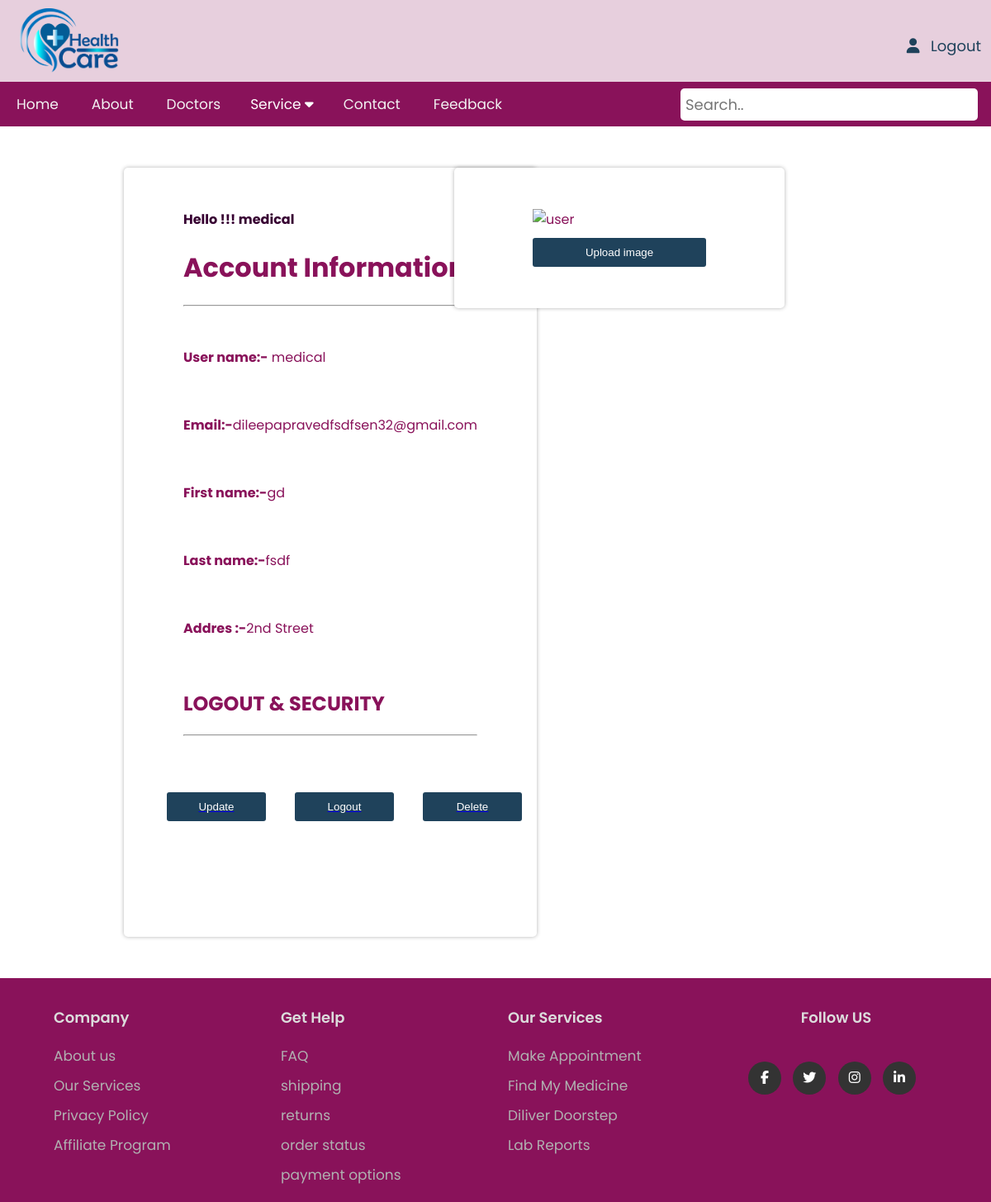
Screenshot of /PHP/profile.php (signed in) with the database file from the repository.
### tables this page shows
CREATE TABLE `patient` (
  `Patient_ID` int(11) NOT NULL,
  `Firstname` varchar(50) DEFAULT NULL,
  `Lastname` varchar(50) DEFAULT NULL,
  `Email` varchar(100) DEFAULT NULL,
  `Mobile_No` int(15) NOT NULL,
  `Nic_No` varchar(15) DEFAULT NULL,
  `User_Name` varchar(255) NOT NULL,
  `Password` varchar(100) DEFAULT NULL,
  `Address` varchar(100) NOT NULL,
  `Admin_ID` int(11) DEFAULT NULL
);

### PHP/includes/functions.inc.php (called while the page is built, shortened)
<?php
function check_login($conn)
{
	if (isset($_SESSION['Patient_ID'])) {
		$id = $_SESSION['Patient_ID'];
		$query = "SELECT * FROM patient WHERE Patient_ID = '$id' LIMIT 1";
		$result = mysqli_query($conn, $query);
		if ($result && mysqli_num_rows($result) > 0) {
			$user_data = mysqli_fetch_assoc($result);
			return $user_data;
		}
	}
	die;
}

### PHP/profile.php (the view, shortened to what this page needs)
<!DOCTYPE html>
<html lang="en">
<head>
    <link rel="stylesheet" href="../css/profile.css">
     <link rel="stylesheet" href="../css/style.css">
    <link rel="stylesheet" href="https://cdnjs.cloudflare.com/ajax/libs/font-awesome/4.7.0/css/font-awesome.min.css">
</head>
<?php
include("includes/dbh.inc.php");
include("includes/functions.inc.php");
include_once 'header.php';
    $user_data = check_login($conn);
?>
    <div class="wrapper">
              <div class="left">
                  <img src="profilepic.webp"alt="user" width="200px" heigth="200px">
                  <button class="img_upload_btn">Upload image </button>
              </div>
    </div>
<div class="Patient_profile">
        <div class="details">
        <div class="show_username"><b>Hello !!! <?php echo $user_data['User_Name'];?></b></div>
           <h1>Account Information</h1><hr/><br/>
                <p><b>User name:-</b> <?php echo $user_data['User_Name'];?>  </p><br>
                <p><b>Email:-</b><?php echo $user_data['Email'];?> </p>
                <br>
                <p><b>First name:-</b><?php echo $user_data['Firstname'];?></p><br>
                <p><b>Last name:-</b><?php echo $user_data['Lastname'];?></p><br>
                <p><b>Addres   :-</b><?php echo $user_data['Address'];?></p><br>
                <h2>LOGOUT & SECURITY</h2><hr/><br>
                <div class="btn">
                <br><a href="updateProfile.php?id=<?php echo $user_data['Patient_ID'];?>">
                <button class="profile_update">Update</button></a>
                <a href="includes/logout.inc.php">
                <button class="profile_logout">Logout</button></a>
                <a href="deleteProfile.php?id=<?php echo $user_data['Patient_ID'];?>">
                <button class="profile_delete">Delete</button></a>
                </div>
         </div>
</div>
<?php
include_once 'footer.php';
?>

### css/profile.css (style rules this page uses)
.Patient_profile { justify-content: center; align-items: center; display: flex; flex-direction: column; background-color: #fff; color: #89125a; width: 400px; margin: 50px auto; padding: 50px; border-radius: 5px; box-shadow: 0 0 5px rgba(0, 0, 0, 0.3); }
.show_username { color:rgb(55, 0, 50); font-size: 16px; padding: auto; }
.wrapper { float:right; align-items: center; display: flex; flex-direction: column; background-color: #fff; color: #89125a; width: 300px; margin: 50px auto; padding: 50px; border-radius: 5px; box-shadow: 0 0 5px rgba(0, 0, 0, 0.3); position:relative; left:-250px; }
.img_upload_btn { display: block; width: 190px; padding: 10px; margin-top: 10px; background-color: #1f425b; color: #fff; border: none; border-radius: 3px; cursor: pointer; }
.profile_update { display: block; width: 100px; padding: 10px; margin-top: 10px; background-color: #1f425b; color: #fff; border: none; border-radius: 3px; cursor: pointer; position:relative; right:20px; }
.profile_logout { display: block; width: 100px; padding: 10px; margin-top: 10px; background-color: #1f425b; color: #fff; border: none; border-radius: 3px; cursor: pointer; position:relative; top:-45px; left:135px; }
.profile_delete { display: block; width: 100px; padding: 10px; margin-top: 10px; background-color: #1f425b; color: #fff; border: none; border-radius: 3px; cursor: pointer; position:relative; top:-90px; left:290px; }

### css/style.css (style rules this page uses)
body { margin: 0; padding: 0; font-family: 'Poppins'; }
* { box-sizing:content-box }

### rows the page displays
patient: User_Name "medical", Email "dileepapravedfsdfsen32@gmail.com", Firstname "gd", Lastname "fsdf", Address "2nd Street"
